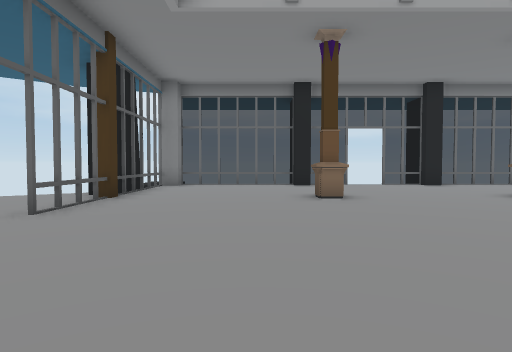
[1] (above)

22 first-person views from a walk through a Unity game level. The camera is 1.4 m above the floor, tilts 2° down and sees 75° across. The floor is counted in squares, 2 m on a side. Each view is taken from the middle of a square. On the plan, view 1 faces up. The plan holds only what a view shows up to about 10 squares ahead; the rest is blank. The place goes on beyond the plan.

[2]
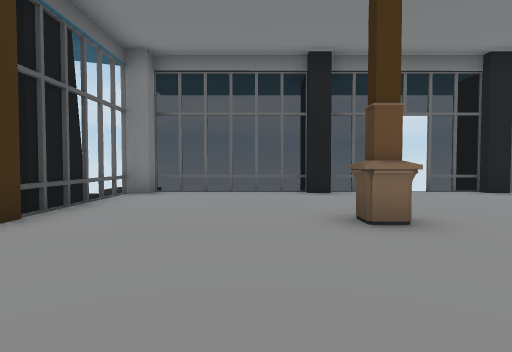

[3]
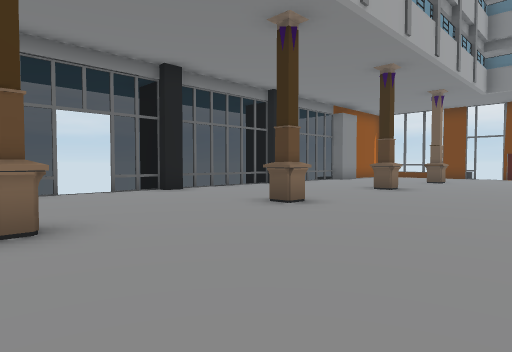

[4]
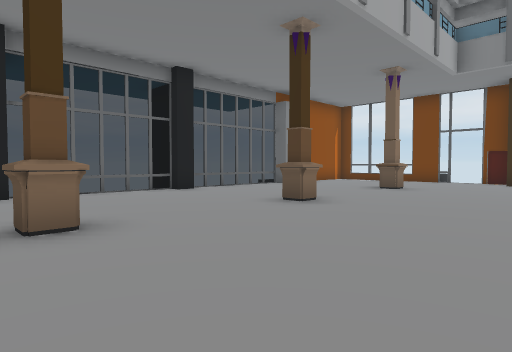

[5]
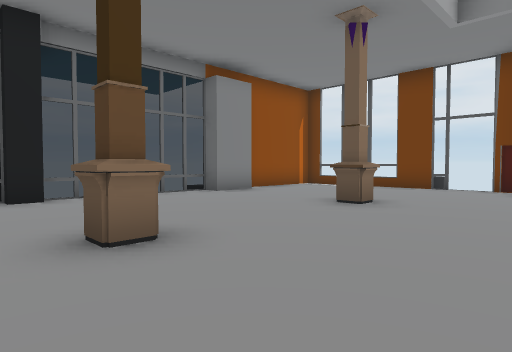

[6]
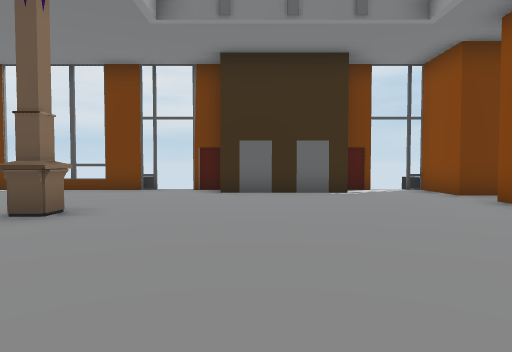

[7]
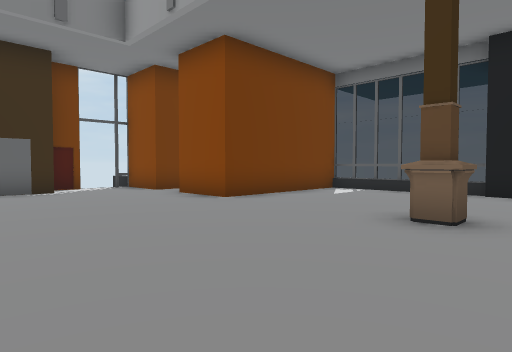

[8]
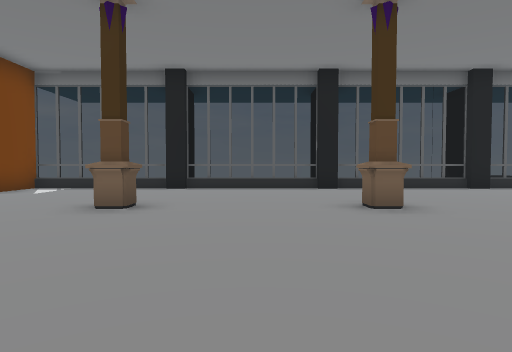

[9]
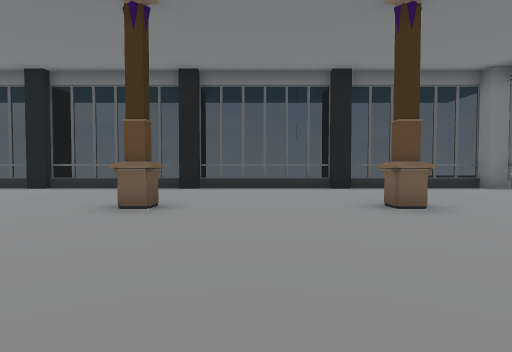

[10]
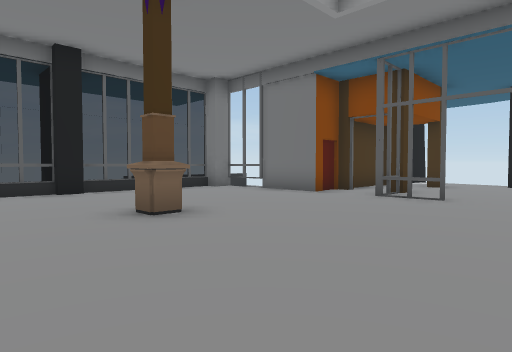

[11]
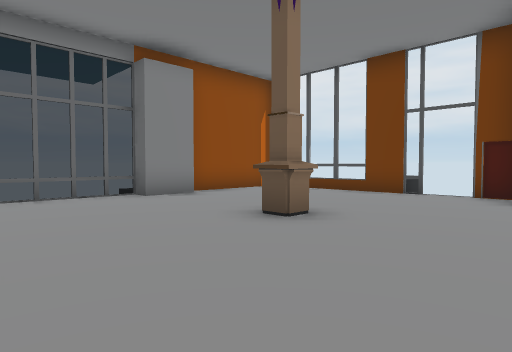

[12]
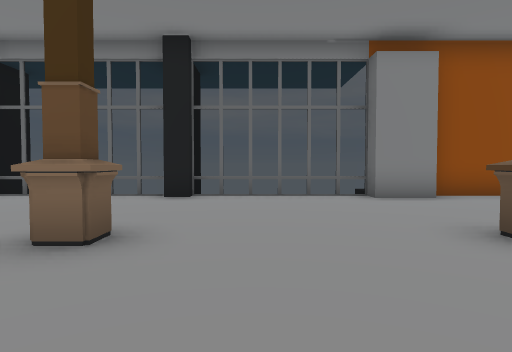

[13]
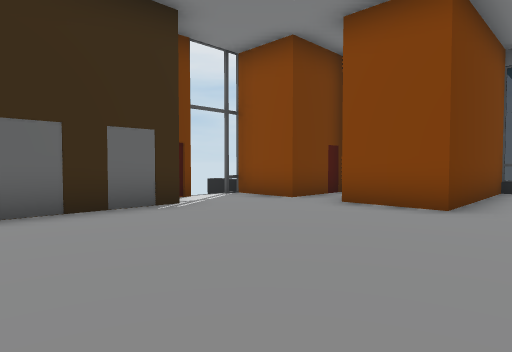

[14]
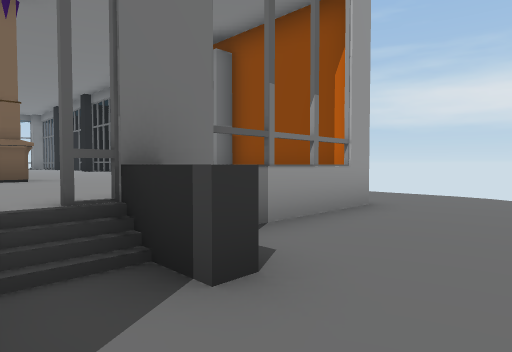

[15]
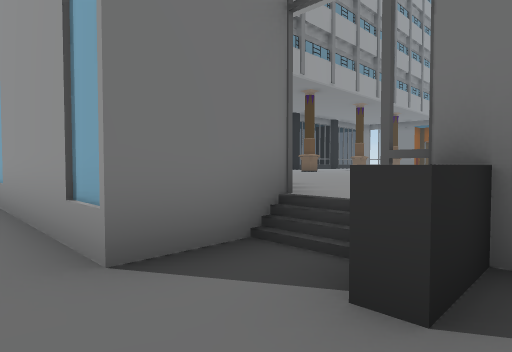

[16]
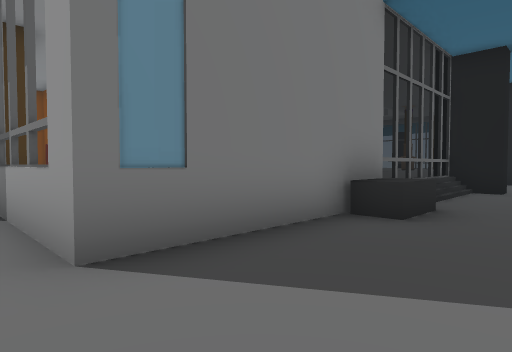

[17]
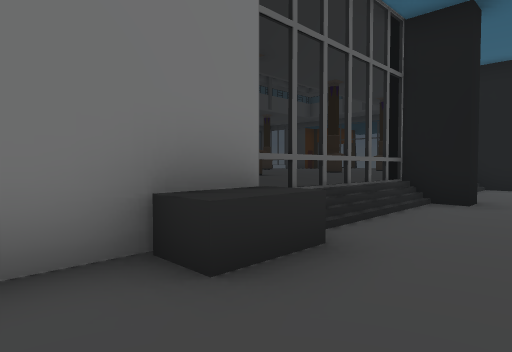

[18]
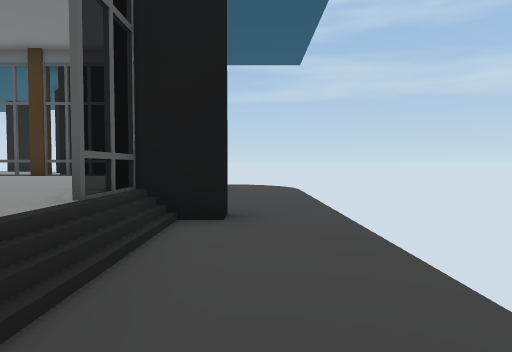

[19]
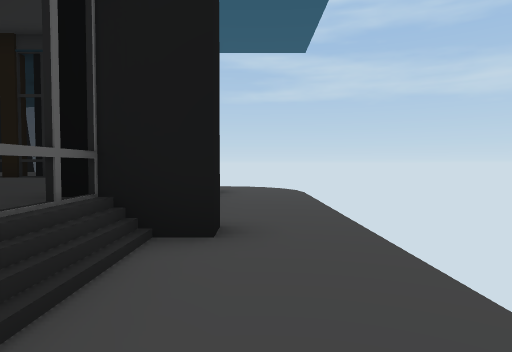

[20]
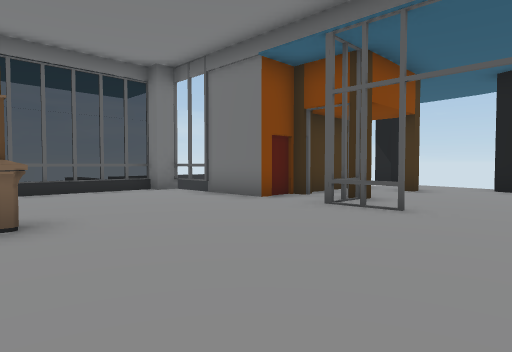

[21]
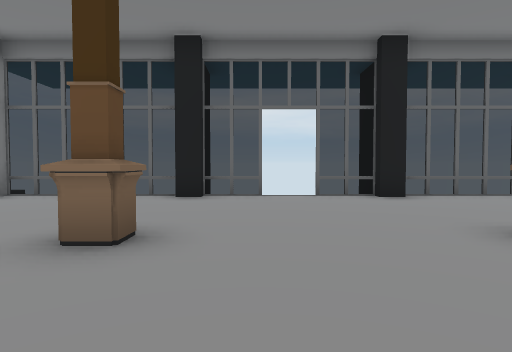

[22]
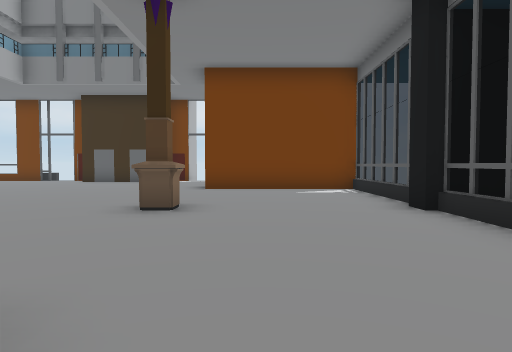

### Floor plan
Key: @ floor where view 1 was taken; # wall or solid block; x gap in a wall; . main floor; - floor 0.75 m lower than the main floor; / step, stairs or slope; = window, fence, low wall or low ledge; ^ raised ledge; P pillar.
Columns run from 9 left of view 1 to 22 right of it. Each row starts with its distance up from view 1.
 14      ----------       --------
 13     ---------------------------
 12     --#///=////#///#////=####--
 11       #..=....=#........#...#--
 10       =.....................#---
  9       #.....................#---
  8     //#.....................x=--
  7     ..x....P...P...P....P...#/--
  6     ..#....................../--
  5      .#......................##-
  4       ......................###-
  3 #...........................###
  2 ......#.....................###
  1 ..#...#......................##
  0  ........@.P...P...P........=
 -1   ####..................##.##^
 -2      #..................# .#
 -3      ##.................#  #
 -4        .................#
 -5       ##############====#
 -6                    x

Where each view was taken, in squares from view 1:
view 1: 0 up, 0 right, facing up
view 2: 3 up, 0 right, facing up
view 3: 3 up, 1 right, facing up-right
view 4: 3 up, 5 right, facing up-right
view 5: 4 up, 9 right, facing up-right
view 6: 4 up, 10 right, facing right
view 7: 4 up, 9 right, facing down-right
view 8: 5 up, 8 right, facing down
view 9: 5 up, 4 right, facing down
view 10: 4 up, 4 right, facing down-left
view 11: 4 up, 11 right, facing up-right
view 12: 4 up, 12 right, facing up
view 13: 5 up, 13 right, facing down-right
view 14: 6 up, 22 right, facing up-left
view 15: 8 up, 22 right, facing down-left
view 16: 14 up, 20 right, facing down-left
view 17: 14 up, 17 right, facing down-left
view 18: 13 up, 6 right, facing left
view 19: 13 up, 5 right, facing left
view 20: 4 up, 2 right, facing down-left
view 21: 4 up, 3 right, facing up
view 22: 2 down, 5 right, facing right
